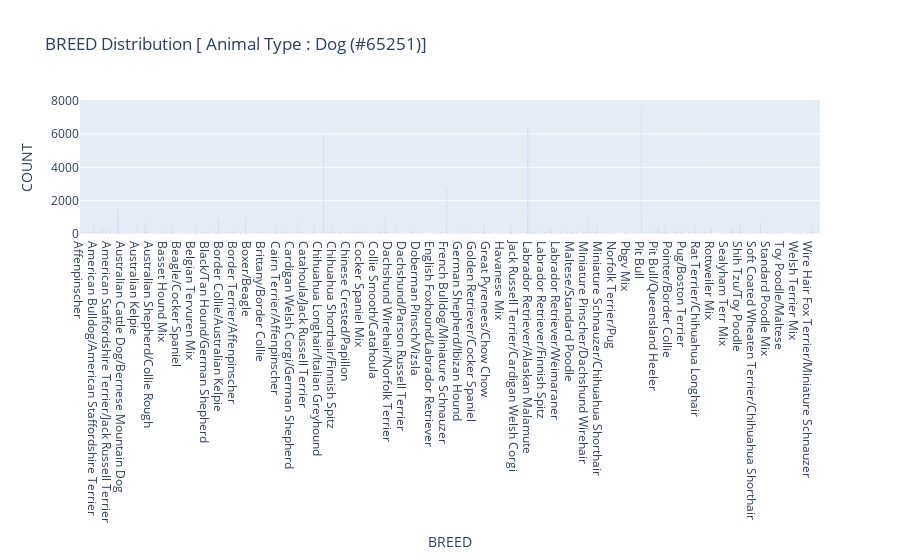

Notebook cell for this chart:
### Markdown cell above
# Exploring "BREED" of Dogs

### Code cell
var = 'BREED'
dfGrp = dfAnimals.groupby(['ANIMALTYPE',var])['ANIMALID'].count()
dfGrp = dfGrp.reset_index(drop=False)
dfGrp = dfGrp.rename(columns={"ANIMALID": "COUNT"})
dfGrp = dfGrp[dfGrp.ANIMALTYPE.isin(['Bird','Cat','Dog','Livestock'])]
dfGrp
a = list()
for animal in dfGrp.ANIMALTYPE.unique():
    dat = dfGrp[dfGrp.ANIMALTYPE==animal]
    dat['PCT'] = np.round(100.0*dat['COUNT']/dat['COUNT'].sum(),2)
    cnt = dat['COUNT'].sum()
    a.append({"data":dat,"count":cnt})
    fig = px.bar(dat, x=var, y='COUNT', title=var+" Distribution [ Animal Type : "+animal+" (#"+ str(cnt)+")]", text=dat['PCT'].apply(lambda x: '{0:1.1f}%'.format(x)))
    fig.show()

### Figure 1 — Plotly figure (JSON) as saved in the notebook; plotly's stock layout.template omitted (floating-point values rounded to 4 significant figures; data arrays with more than 128 entries replaced by an {"elided": "..."} marker saying what was removed)
{"data": [{"alignmentgroup": "True", "hovertemplate": "BREED=%{x}<br>COUNT=%{y}<br>text=%{text}<extra></extra>", "legendgroup": "", "marker": {"color": "#636efa", "pattern": {"shape": ""}}, "name": "", "offsetgroup": "", "orientation": "v", "showlegend": false, "text": {"elided": "2269 str values"}, "textposition": "auto", "type": "bar", "x": {"elided": "2269 str values"}, "xaxis": "x", "y": {"elided": "2269 int values"}, "yaxis": "y"}], "layout": {"barmode": "relative", "legend": {"tracegroupgap": 0}, "title": {"text": "BREED Distribution [ Animal Type : Dog (#65251)]"}, "xaxis": {"anchor": "y", "domain": [0, 1], "title": {"text": "BREED"}}, "yaxis": {"anchor": "x", "domain": [0, 1], "title": {"text": "COUNT"}}}}
